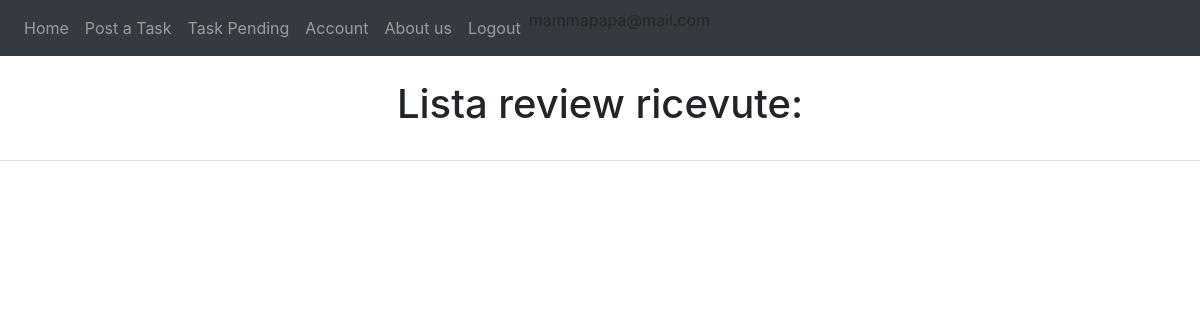
Page /personalreviews (signed in) on the earlier database version.
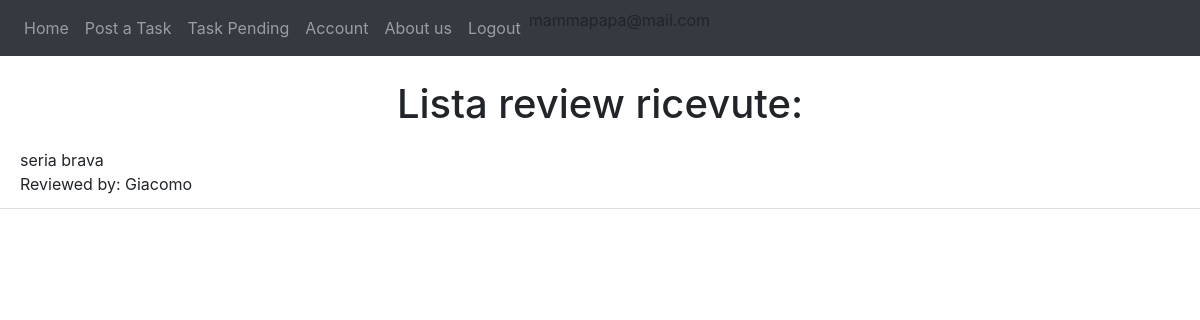
Same page on the later database version.
### website/models.py (models this page shows)
class User(db.Model, UserMixin):
    id = db.Column(db.Integer, primary_key=True)
    email = db.Column(db.String(150), unique=True)
    password = db.Column(db.String(150))
    first_name = db.Column(db.String(150))
    surname = db.Column(db.String(150))
    type = db.Column(db.String(20))
    reviewsposted = db.relationship('Review', foreign_keys='Review.id_reviewer',
                                    backref='author')
    reviewsreceived = db.relationship('Review', foreign_keys='Review.id_reviewed',
                                      backref='received')
    __mapper_args__ = {
        'polymorphic_on': type,
        'polymorphic_identity': 'user',
    }

class Review(db.Model, UserMixin):
    id = db.Column(db.Integer, primary_key=True)
    title = db.Column(db.String(150))
    text = db.Column(db.String(150))
    date = db.Column(db.DateTime(timezone=True), default=func.now)
    id_reviewer = db.Column(db.Integer, db.ForeignKey('user.id'))
    id_reviewed = db.Column(db.Integer, db.ForeignKey('user.id'))
    task_id = db.Column(db.Integer, db.ForeignKey('offer.id'))

### website/views.py (the view)
@views.route('/personalreviews')
def personalreviews():
    return render_template("User/personalreviews.html", user=current_user)

### website/__init__.py (called while the page is built)
def create_app():
    app = Flask(__name__)
    app.config['SECRET_KEY'] = 'atrebunfigoassurdo'
    app.config['SQLALCHEMY_DATABASE_URI'] = 'sqlite:///'+ DB_NAME
    db.init_app(app)
    from .views import views  # We imported the name of the blueprint
    from .auth import auth
    app.register_blueprint(views, url_prefix="/")  # Stiamo dicendo come sono definite le pagine e dove sono
    app.register_blueprint(auth, url_prefix="/")
    from .models import User, Offer, Adult, Student
    create_database(app)
    login_manager = LoginManager()
    login_manager.login_view = 'auth.login'  # dove vogliamo mandare l'user se non loggato
    login_manager.init_app(app)
    @login_manager.user_loader
    def load_user(id):
        return User.query.get(int(id))
    return app

### website/templates/User/personalreviews.html
{% extends "base.html" %} {% block title %}Lista Review{% endblock %} {% block content%}
    <br />
    <h1 align="center">Lista review ricevute: </h1>
<ul class="list-group list-group-flush" id="offers">
  <li class="list-group-item">
      <div>
        {% for recens in user.reviewsreceived %}
            {{ recens.title }} {{ recens.text }}
            <br/>
            Reviewed by:
            {{ recens.author.first_name }}
            </div>
          {% endfor %}
  </li></ul>
{% endblock %}

### website/templates/base.html (shortened to what this page needs)
<!DOCTYPE html>
<html lang="">
  <head>
      <link
      rel="stylesheet"
      href="https://stackpath.bootstrapcdn.com/bootstrap/4.4.1/css/bootstrap.min.css"
    />
    <link
      rel="stylesheet"
      href="https://stackpath.bootstrapcdn.com/font-awesome/4.7.0/css/font-awesome.min.css"
    />
    <link rel="stylesheet" href="static/css/style.css"/>
  </head>
  <body>
    <nav class="navbar navbar-expand-lg navbar-dark bg-dark">
      <div class="collapse navbar-collapse" id="navbar">
        <div class="navbar-nav">
            {% if user.is_authenticated %}
                <ul class="nav navbar-nav">
                {% if user.type=='adult' %}
                    <li><a class="nav-item nav-link" id="home" href="/">Home</a></li>
                    <li><a class="nav-item nav-link" id="posttask" href="/posttask">Post a Task</a></li>
                    <li><a class="nav-item nav-link" id="offer" href="/taskpending">Task Pending</a></li>
                    <li><a class="nav-item nav-link" id="account" href="/account">Account</a></li>
                    <li><a class="nav-item nav-link" id="aboutus" href="/about_us">About us</a></li>
                    <li><a class="nav-item nav-link" id="logout" href="/logout">Logout</a></li>
                {% endif %}
                </ul>
                <ul class="nav navbar-nav">
                    <li> {{ user.email}}</li>
                </ul>
            {% else %}
                <a class="nav-item nav-link" id="sign_up" href="/sign_up">Signup</a>
                <a class="nav-item nav-link" id="login" href="/login">Login</a>
                <a class="nav-item nav-link" id="aboutus" href="/about_us">About us</a>
            {% endif %}
        </div>
      </div>
    </nav>
    {% block content %} {% endblock %}
  </body>
</html>

### website/static/css/style.css (style rules this page uses)
body { margin: 0; }

Differences in the rows shown:
added Review: title "seria", text "brava", author.first_name "Giacomo"
